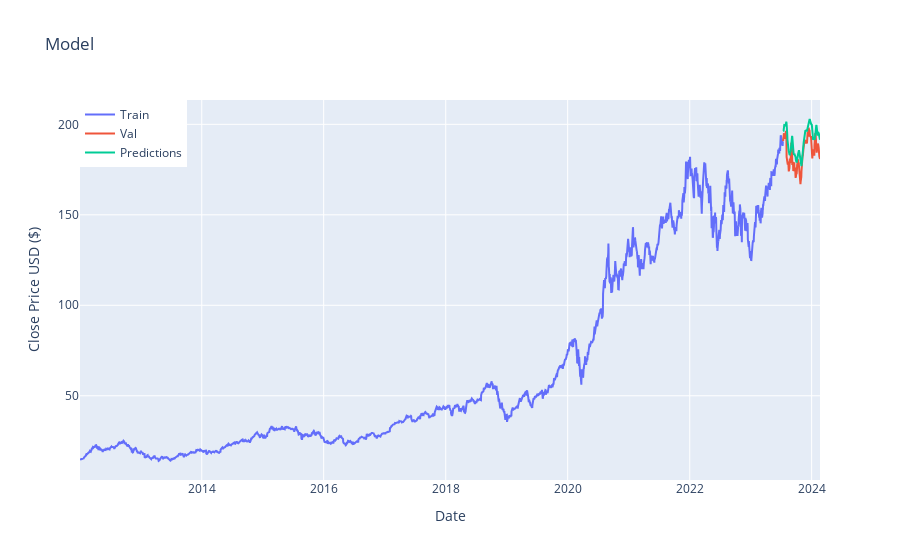

Notebook code for this chart:
### Code cell
import plotly.graph_objs as go
from plotly.subplots import make_subplots

# Plot the data
train = data[:training_data_len]
valid = data[training_data_len:]
valid['Predictions'] = predictions

# Create traces
trace1 = go.Scatter(x=train.index, y=train['Close'], mode='lines', name='Train')
trace2 = go.Scatter(x=valid.index, y=valid['Close'], mode='lines', name='Val')
trace3 = go.Scatter(x=valid.index, y=valid['Predictions'], mode='lines', name='Predictions')

# Create subplots
fig = make_subplots(rows=1, cols=1)

# Add traces to subplots
fig.add_trace(trace1)
fig.add_trace(trace2)
fig.add_trace(trace3)

# Update layout
fig.update_layout(title='Model',
                  xaxis_title='Date',
                  yaxis_title='Close Price USD ($)',
                  legend=dict(x=0, y=1),
                  showlegend=True)

# Show plot
fig.show()

### Figure 1 — Plotly figure (JSON) as saved in the notebook; plotly's stock layout.template omitted (floating-point values rounded to 4 significant figures; data arrays with more than 128 entries replaced by an {"elided": "..."} marker saying what was removed)
{"data": [{"mode": "lines", "name": "Train", "type": "scatter", "x": {"elided": "2900 str values"}, "y": {"elided": "2900 float values"}}, {"mode": "lines", "name": "Val", "type": "scatter", "x": {"elided": "152 str values"}, "y": {"elided": "152 float values"}}, {"mode": "lines", "name": "Predictions", "type": "scatter", "x": {"elided": "152 str values"}, "y": {"elided": "152 float values"}}], "layout": {"legend": {"x": 0, "y": 1}, "showlegend": true, "title": {"text": "Model"}, "xaxis": {"anchor": "y", "domain": [0, 1], "title": {"text": "Date"}}, "yaxis": {"anchor": "x", "domain": [0, 1], "title": {"text": "Close Price USD ($)"}}}}
